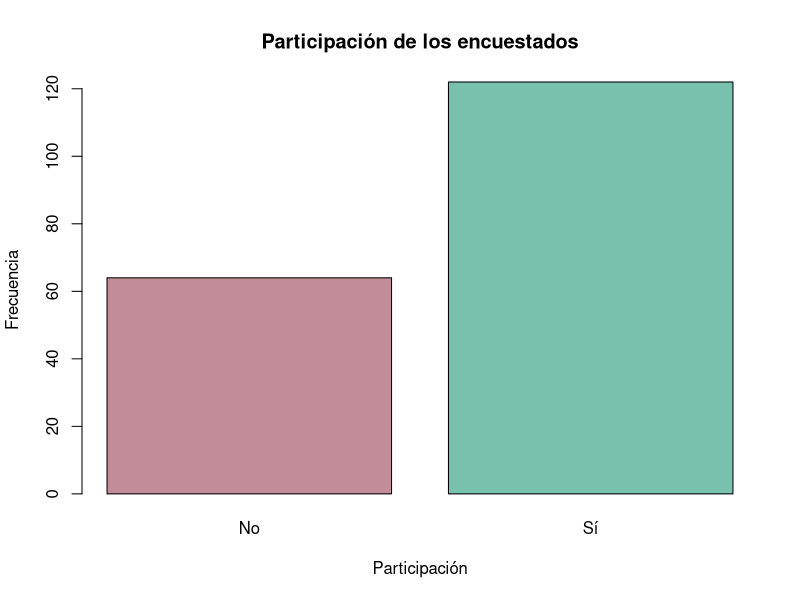
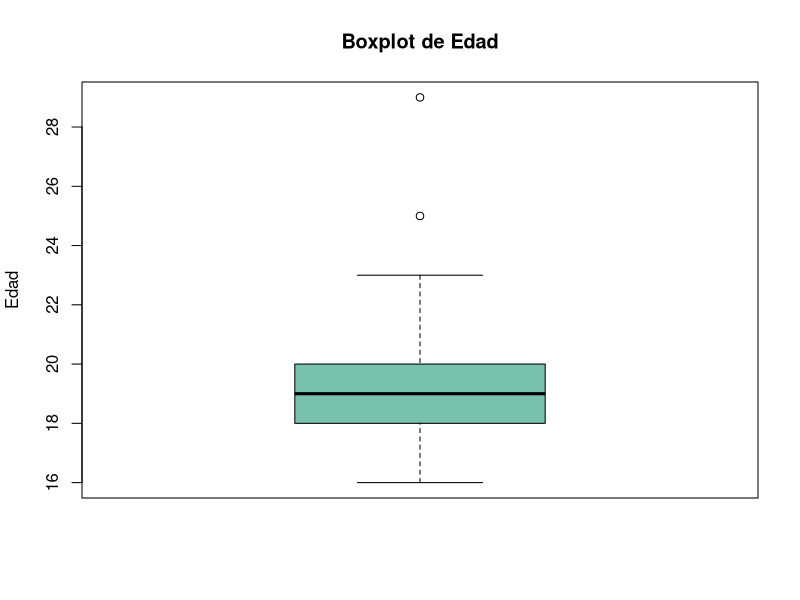
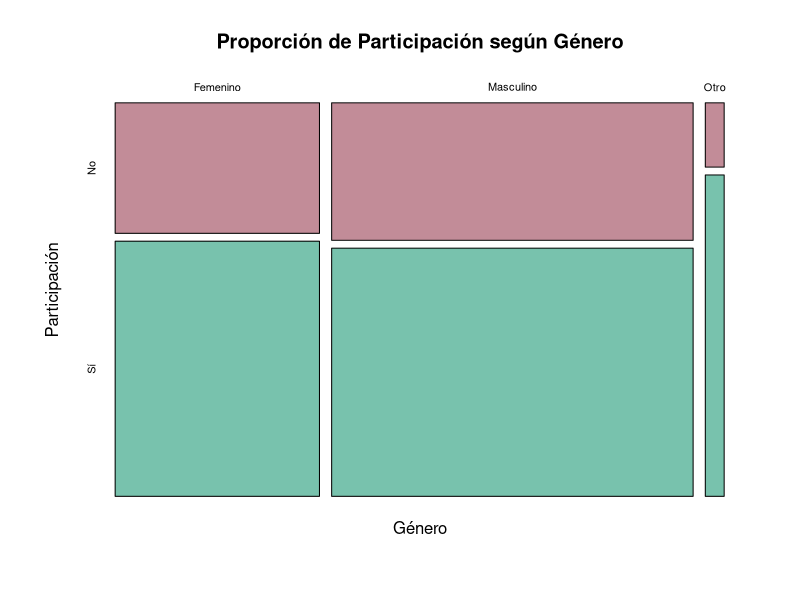
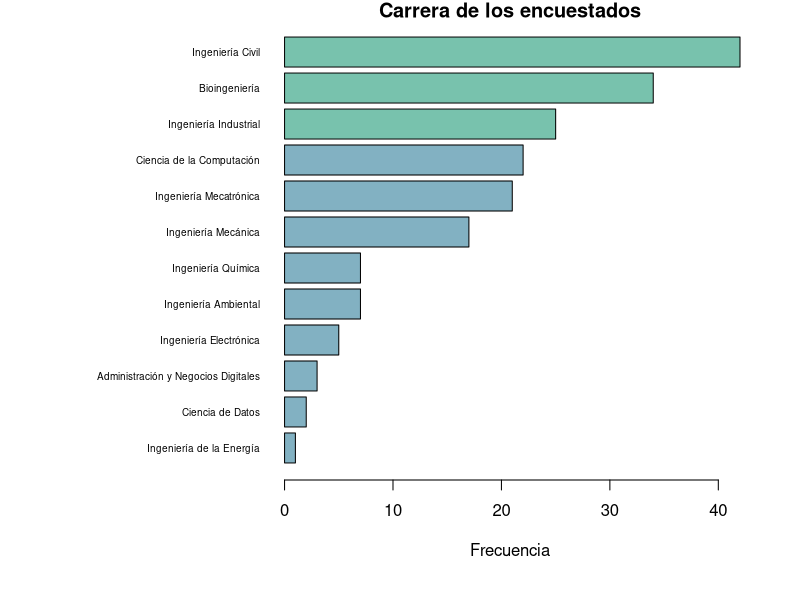
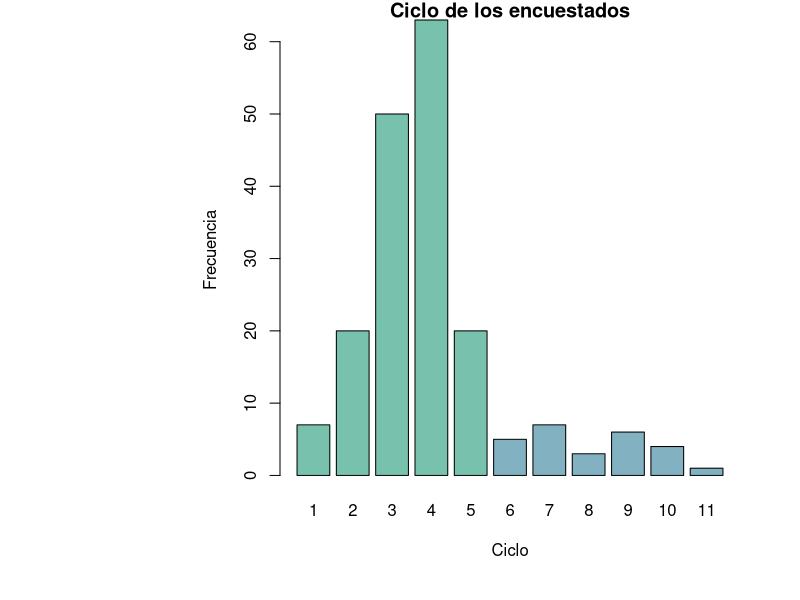
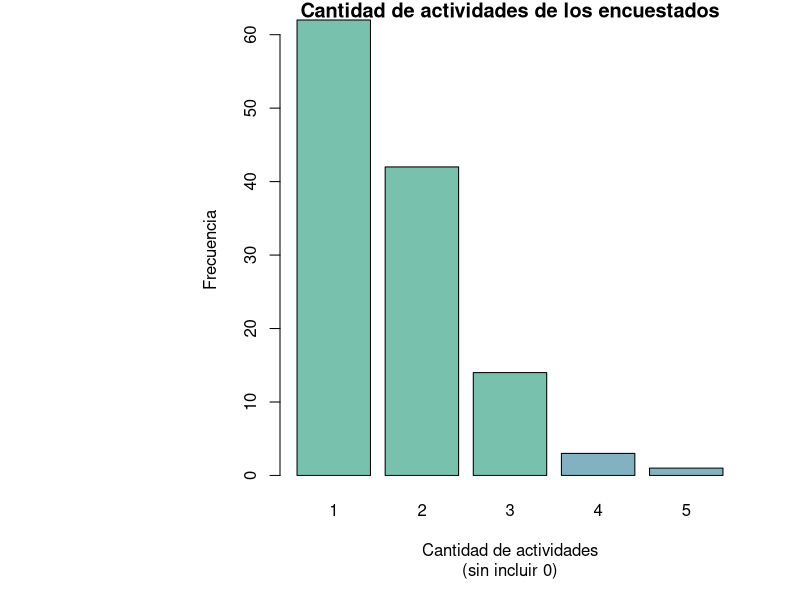
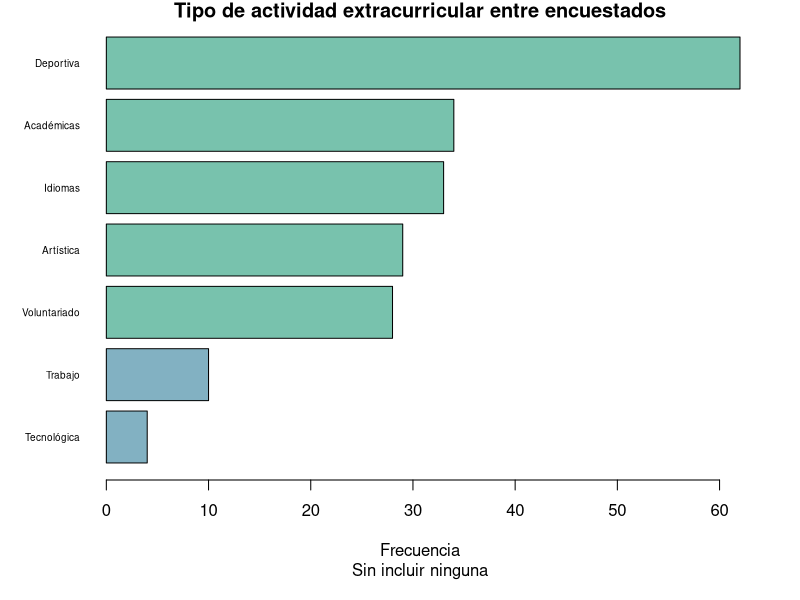
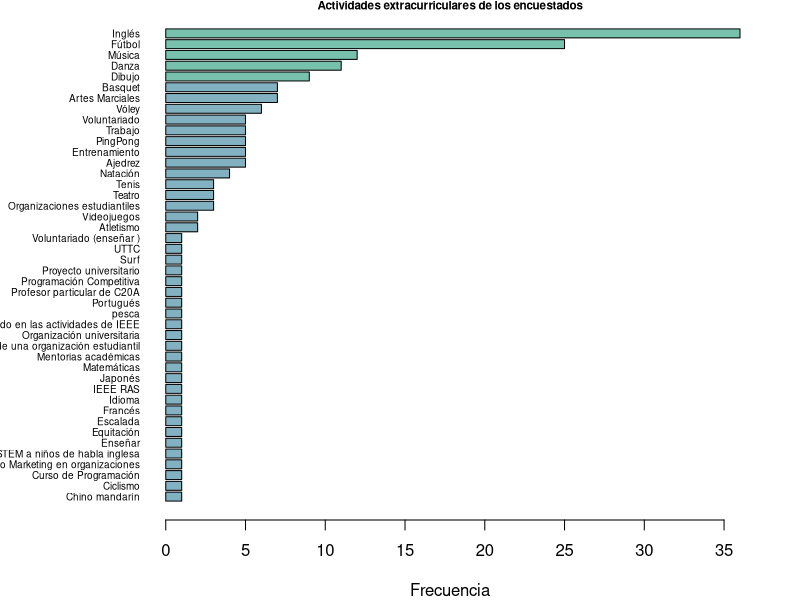

Write R code to recreate these figures, in order.
## ---- chunk 1
  if(!"ggplot2" %in% rownames(installed.packages()))
    install.packages("ggplot2")
  if(!"readr" %in% rownames(installed.packages()))
    install.packages("readr")
  library(readr)
  library(ggplot2)
  
  # Leer archivo
  raw<-read_csv("datos.csv")
  raw
## ---- chunk 2

# Eliminar columna de fecha y correo
data<-raw[,3:21]           
  
# Cambiar nombre de las variables
  
names(data)<-c("Edad","Genero","Carrera","Ciclo","Participacion","Cantidad","Tipo","Actividades","Horas_Actividades","Satisfaccion","Horas_Estudios","Orden_de_merito","Reprobado","Relación_rendimiento","Nivel_habilidades","Relacion_habilidades","Amistades","Test_Social","Test_Liderazgo")
  
# Cambiar tipo de variable
  
data$Ciclo<-as.character(data$Ciclo)
data$"Test_Social"<-as.numeric(data$"Test_Social")
data$"Test_Liderazgo"<-as.numeric(data$"Test_Liderazgo")

## ---- chunk 3
  data
## ---- chunk 4

separar<-function(vector){
  nuevo<-c()
  cont<-1
  for (i in 1:length(vector)){
    dato<-vector[i]
    subdato<-unlist(strsplit(dato,", "))
    for (j in 1:length(subdato)){
      nuevo[cont]<-subdato[j]
      cont<-cont+1
      }
  }
  
  return(nuevo)
    
  }

coincidencia<-function(vector,palabra){
  vector<-separar(vector)
  suma<-sum(vector==palabra)
  return(as.logical(suma))
}

## ---- chunk 5

coma<-function(palabra){
    
    palabra<-unlist(strsplit(palabra,""))
    tam<-length(palabra)
    
    for (i in 1:tam){
      if (palabra[i]==","){
        if (i==tam){
          palabra[i]<-""
        }
        if (i!=tam & palabra[i+1]!=" "){
          palabra[i]<-paste(palabra[i]," ",sep="")
        }
        
      }
      
      else if (palabra[i]=="y" & i!=tam){
        if (palabra[i-1]==" " & palabra[i+1]==" "){
          palabra[i]<-","
          palabra[i-1]<-""
        }
        
      }
      
      else if (palabra[i]=="/"){
        palabra[i]<-", "
      }
    }
    
    palabran <- palabra[1]
    
    for (k in 2:tam){
      palabran<-paste(palabran,palabra[k],sep="")
    }
    return(palabran)
  }
  

filtros_1<-function(palabra){
    if (palabra=="Ninguno")
      palabra<-"Ninguna"
    else if (palabra=="Juegos" | palabra=="Robótica" | palabra=="Esports" | palabra =="videojuegos")
      palabra<-"Tecnológica"
    else if (palabra=="Gimnasio")
      palabra<-"Deportiva"
    return (palabra)
  }
  

filtros_2<-function(palabra){
    gsub(" ","",palabra)
    if (palabra=="Ninguno")
      palabra<-"Ninguna"
    else if (palabra=="Basquetball")
      palabra<-"Basquet"
    else if (palabra=="Esports" | palabra=="Robótica" | palabra=="Esports" | palabra =="videojuegos")
      palabra<-"Videojuegos"
    else if (palabra=="DiseñooMarketingenorganizaciones" | palabra=="Miembrodeunaorganizaciónestudiantil" | palabra=="Organizaciónuniversitaria" | palabra=="participandoenlasactividadesdeIEEE"| palabra=="Club"| palabra=="IEEERAS" )
      palabra<-"Organizaciones estudiantiles"
    else if (palabra=="Voluntariado(enseñar)" | palabra=="voluntariado"| palabra=="Volountariado")
      palabra<-"Voluntariado"
    else if (palabra=="karate")
      palabra<-"Artes Marciales"
    else if (palabra=="Bici")
      palabra<-"Ciclismo"
    else if (palabra=="Gym"| palabra=="gimnasio" | palabra=="Ejercicios" | palabra=="Calistenia"| palabra=="Gimnasio")
      palabra<-"Entrenamiento"
    else if (palabra=="EnseñandocursosSTEManiñosdehablainglesa" | palabra=="Mentoriasacadémicas"|palabra=="ProfesorparticulardeC20A")
      palabra<-"Enseñar"
    else if (palabra=="Ingles")
      palabra<-"Inglés"
    else if (palabra=="Mesero"| palabra=="emprendimiento" )
      palabra<-"Trabajo"
    else if (palabra=="ProgramaciónCompetitiva" | palabra=="CursodeProgramación")
      palabra<-"Programación"
    return (palabra)
  }
  
redefinir_1<-function(vector){
    nuevo<-vector
    
    for (i in 1:length(vector)){
      dato<-vector[i]
      dato<-coma(dato) 
      
      subdato<-unlist(strsplit(dato,", "))
      for (j in 1:length(subdato)){
        subdato[j]<-filtros_1(subdato[j])
      }
      
      if (length(subdato)>1){
        subdato<-subdato[subdato!="Ninguna"]
      }
      
      dato<-subdato[1]
      if (length(subdato)>1){
        for (j in 2:length(subdato)){
          dato<-paste(dato,subdato[j],sep=", ")
        }
      }
      nuevo[i]<-dato
      
      
    }
    
    return (nuevo)
  }
  
redefinir_2<-function(vector){
    nuevo<-vector
    
    for (i in 1:length(vector)){
      dato<-vector[i]
      dato<-coma(dato)
      subdato<-unlist(strsplit(dato,", "))
      for (j in 1:length(subdato)){
        subdato[j]<-filtros_2(subdato[j])
      }
      
      if (length(subdato)>1){
        subdato<-subdato[subdato!="Ninguna"]
      }
      dato<-subdato[1]
      if (length(subdato)>1){
        for (j in 2:length(subdato)){
          dato<-paste(dato,subdato[j],sep=", ")
        }
      }
      nuevo[i]<-dato
      
    }
    
    return (nuevo)
  }

  


data$"Tipo"<-redefinir_1(data$"Tipo")
data$"Actividades"<-redefinir_2(data$"Actividades")
## ---- chunk 6
DF<-data[rowSums(is.na(data))==0,]

DF$Participacion[DF$Cantidad>0 & DF$`Horas_Actividades`>0 & DF$Actividades!="Ninguna" & DF$Tipo!="Ninguna"]<-"Sí"
DF$Participacion[DF$Cantidad==0 & DF$`Horas_Actividades`==0 & DF$Actividades=="Ninguna" & DF$Tipo=="Ninguna"]<-"No"

DF$Actividades[158] <- "Proyecto Universitario"
DF$Actividades[148] <- "Idioma"



DF<-DF[!(DF$Participacion=="No" & DF$Cantidad>0),]
DF<-DF[!(DF$Participacion=="No" & DF$`Horas_Actividades`>0),]
DF<-DF[!(DF$Participacion=="No" & DF$Actividades!="Ninguna"),]
DF<-DF[!(DF$Participacion=="No" & DF$Tipo!="Ninguna"),]
DF<-DF[!(DF$Participacion=="Sí" & DF$Cantidad==0),]

DF<-DF[!(DF$"Test_Social"==0 & DF$"Test_Liderazgo"==0),]
DF<-DF[!(DF$"Test_Social">10 | DF$"Test_Liderazgo">10),]


## ---- chunk 7
print(paste("Variables:",ncol(raw)))
print(paste("Observaciones:",nrow(raw)))
## ---- chunk 8
print(paste("Variables:",ncol(DF)))
print(paste("Observaciones:",nrow(DF)))
## ---- chunk 9
paleta<-c("#82B1C2","#C28C98","#78C2AD","#C29565","#6EC27B","#9D8CC2","#C2BD6E")
tabla<-(table(DF$Participacion))

barplot(tabla,xlab="Participación",ylab="Frecuencia",col=paleta[c(2,3)])
title("Participación de los encuestados")

print(paste("Si participan:",tabla[2],"/",round(100*tabla[2]/sum(tabla),2),"%"))
print(paste("No participan:",tabla[1],"/",round(100*tabla[1]/sum(tabla),2),"%"))
## ---- chunk 10
print(paste("Desviación estándar:",round(sd(DF$Edad),2)))
## ---- chunk 11
boxplot(DF$Edad,ylab="Edad",col=paleta[3])
title("Boxplot de Edad")

print(paste("Datos átipicos:",sum(boxplot.stats(DF$Edad)$out > boxplot.stats(DF$Edad)$stats[5])))

paste("Dato máximo:",max(DF$Edad))
## ---- chunk 12
print(paste("Media:",round(mean(DF$Edad),2)))
print(paste("Mediana:",median(DF$Edad)))
## ---- chunk 13
tabla<-table(DF$Genero,DF$Participacion)

plot(tabla,main="Proporción de Participación según Género",xlab="Género",ylab="Participación",col=paleta[c(2,3)])
## ---- chunk 14
tabla<-(table(DF$Genero[DF$Participacion=="Sí"]))


print(paste("Femenino:",tabla[1],"/",round(100*tabla[1]/sum(tabla),2),"%"))
print(paste("Masculino:",tabla[2],"/",round(100*tabla[2]/sum(tabla),2),"%"))
print(paste("Otro:",tabla[3],"/",round(100*tabla[3]/sum(tabla),2),"%"))

## ---- chunk 15
tabla<-(table(DF$Genero[DF$Participacion=="No"]))


print(paste("Femenino:",tabla[1],"/",round(100*tabla[1]/sum(tabla),2),"%"))
print(paste("Masculino:",tabla[2],"/",round(100*tabla[2]/sum(tabla),2),"%"))
print(paste("Otro:",tabla[3],"/",round(100*tabla[3]/sum(tabla),2),"%"))

## ---- chunk 16
tabla<-(table(DF$Carrera))
par(mar=c(6,14,1,3))
barplot(tabla[order(tabla)],las=1,horiz=TRUE,cex.names=0.6,xlab="Frecuencia",col=paleta[c(1,1,1,1,1,1,1,1,1,3,3,3)])
title("Carrera de los encuestados")

## ---- chunk 17
tabla<-(table(DF$Carrera))


print(paste(names(tabla)[6],":",tabla[6],"/",round(100*tabla[6]/sum(tabla),2),"%"))
print(paste(names(tabla)[2],":",tabla[2],"/",round(100*tabla[2]/sum(tabla),2),"%"))
print(paste(names(tabla)[9],":",tabla[9],"/",round(100*tabla[9]/sum(tabla),2),"%"))


print(paste("Suma:",round(100*tabla[6]/sum(tabla)+100*tabla[2]/sum(tabla)+100*tabla[9]/sum(tabla),2),"%"))
## ---- chunk 18
tabla<-(table(as.numeric(DF$Ciclo)))
barplot(tabla,xlab="Ciclo",ylab="Frecuencia",col=paleta[c(3,3,3,3,3,1,1,1,1,1,1)])
title("Ciclo de los encuestados")

## ---- chunk 19

print(paste("Cuarto ciclo:",tabla[4],"/",round(100*tabla[4]/sum(tabla),2),"%"))

print(paste("Tercer ciclo:",tabla[3],"/",round(100*tabla[3]/sum(tabla),2),"%"))


print(paste("Suma:",round(100*tabla[3]/sum(tabla)+100*tabla[4]/sum(tabla),2),"%"))
## ---- chunk 20

print(paste("Suma:",round(100*(sum(tabla[1:5]))/sum(tabla),2),"%"))
## ---- chunk 21
tabla<-(table(DF$Cantidad[DF$Participacion=="Sí"]))

barplot(tabla,xlab="Cantidad de actividades",ylab="Frecuencia",col=paleta[c(3,3,3,1,1)])
title("Cantidad de actividades de los encuestados",sub="(sin incluir 0)")
print(paste("Promedio:",round(mean(DF$Cantidad[DF$Participacion=="Sí"]),2)))
print(paste("Mediana:",round(median(DF$Cantidad[DF$Participacion=="Sí"]),2)))
print(paste("Moda:",names(which.max(table(DF$Cantidad[DF$Participacion=="Sí"])))))

print(paste("Desviación estandar:",round(sd(DF$Cantidad[DF$Participacion=="Sí"]),2)))
## ---- chunk 22

par(mar=c(6,5,1,3))
tabla<-table(separar(DF$Tipo[DF$Participacion=="Sí"]))
barplot(tabla[order(tabla)],las=1,horiz=TRUE,cex.names=0.6,xlab="Frecuencia",col=paleta[c(1,1,3,3,3,3,3)])
title("Tipo de actividad extracurricular entre encuestados",sub="Sin incluir ninguna")

print(paste("Moda -> Deportiva:",round(100*tabla[3]/nrow(DF),2),"% /",round(100*tabla[3]/length(DF$Participacion[DF$Participacion=="Sí"]),2),"%"))
tipos<-c("Deportiva","Idiomas","Académicas","Artística","Voluntariado")
## ---- chunk 23
par(mar=c(4,8,0.5,3))
tabla<-table(separar(DF$Actividades[DF$Actividades!="Ninguna"]))
barplot(tabla[order(tabla)],las=1,horiz=TRUE,cex.names=0.6,xlab="Frecuencia",col=paleta[c(1,1,1,1,1,1,1,1,1,1,1,1,1,1,1,1,1,1,1,1,1,1,1,1,1,1,1,1,1,1,1,1,1,1,1,1,1,1,1,3,3,3,3,3)])
title("Actividades extracurriculares de los encuestados",sub="Incluyendo ninguna",cex.main=0.7,cex.sub=0.3)


print(paste("Moda -> Inglés:",round(100*tabla[17]/nrow(DF),2),"% /",round(100*tabla[17]/length(DF$Participacion[DF$Participacion=="Sí"]),2),"%"))

actividades<-c("Inglés","Fútbol","Música","Danza","Dibujo")
## ---- chunk 24

tabla<-table(DF$Participacion,DF$Orden_de_merito)
tabla1<-tabla[,c(1,2,6,7,4,5,3)]
plot(tabla1,main="Orden de mérito según Participación",las=1,col=paleta[c(1,3,5,7,4,2,6)])


## ---- chunk 25


plot(DF$`Horas_Estudios`,DF$`Horas_Actividades`,xlab="Horas de Estudio",ylab="Horas de Actividades",col=paleta[5])
abline(lm(DF$`Horas_Actividades`~DF$`Horas_Estudios`), col = paleta[2], lwd = 3)
title("Horas de estudio vs Horas a actividades extracurriculares")

print(paste("Correlación:",round(cor(DF$Horas_Actividades,DF$`Horas_Estudios`),2)))
## ---- chunk 26

boxplot(DF$Horas_Estudios[DF$Cantidad<3]~DF$Cantidad[DF$Cantidad<3],xlab="Cantidad de actividades",ylab="Horas de Estudio",col=paleta[c(2,3,1)])
title("Horas de estudio vs Cantidad de actividades extracurriculares")


print(paste("Mediana de 0 actividad/es:",round(median(DF$Horas_Estudios[DF$Cantidad==0]),2)))
print(paste("Mediana de 1 actividad/es:",round(median(DF$Horas_Estudios[DF$Cantidad==1]),2)))
print(paste("Mediana de 2 actividad/es:",round(median(DF$Horas_Estudios[DF$Cantidad==2]),2)))
## ---- chunk 27


tabla<-table(DF$Participacion,DF$Reprobado)

plot(tabla,main="Relación entre la participación y haber reprobado un curso",xlab="Participación en una Actividad",ylab="Reprobado un curso",las=1,col=paleta[c(3,2)])

## ---- chunk 28
casos<-(DF$Reprobado[DF$Participacion=="Sí"])
print(paste("No Reprobado:",round(100*length(casos[casos=="No"])/length(casos),2),"%"))
print(paste("Reprobado:",round(100*length(casos[casos=="Sí"])/length(casos),2),"%"))
## ---- chunk 29
casos<-(DF$Reprobado[DF$Participacion=="No"])
print(paste("No Reprobado:",round(100*length(casos[casos=="No"])/length(casos),2),"%"))
print(paste("Reprobado:",round(100*length(casos[casos=="Sí"])/length(casos),2),"%"))
## ---- chunk 30
coin1=unlist(lapply(DF$Tipo,FUN=coincidencia,palabra=tipos[1]))
tabla1=table(DF$Reprobado[coin1])
coin2=unlist(lapply(DF$Tipo,FUN=coincidencia,palabra=tipos[2]))
tabla2=table(DF$Reprobado[coin2])
coin3=unlist(lapply(DF$Tipo,FUN=coincidencia,palabra=tipos[3]))
tabla3=table(DF$Reprobado[coin3])
coin4=unlist(lapply(DF$Tipo,FUN=coincidencia,palabra=tipos[4]))
tabla4=table(DF$Reprobado[coin4])
coin5=unlist(lapply(DF$Tipo,FUN=coincidencia,palabra=tipos[5]))
tabla5=table(DF$Reprobado[coin5])

datos<-data.frame(
  "Tipo"=tipos,
  "Reprobados"=c(round(100*tabla1[2]/(tabla1[2]+tabla1[1]),2),round(100*tabla2[2]/(tabla2[2]+tabla2[1]),2),round(100*tabla3[2]/(tabla3[2]+tabla3[1]),2),round(100*tabla4[2]/(tabla4[2]+tabla4[1]),2),round(100*tabla5[2]/(tabla5[2]+tabla5[1]),2)),
  "Horas de estudio"=c(round(mean(DF$Horas_Estudios[coin1]),2),round(mean(DF$Horas_Estudios[coin2]),2),round(mean(DF$Horas_Estudios[coin3]),2),round(mean(DF$Horas_Estudios[coin4]),2),round(mean(DF$Horas_Estudios[coin5]),2))
)

print(datos)

## ---- chunk 31
coin1=unlist(lapply(DF$Actividades,FUN=coincidencia,palabra=actividades[1]))
tabla1=table(DF$Reprobado[coin1])
coin2=unlist(lapply(DF$Actividades,FUN=coincidencia,palabra=actividades[2]))
tabla2=table(DF$Reprobado[coin2])
coin3=unlist(lapply(DF$Actividades,FUN=coincidencia,palabra=actividades[3]))
tabla3=table(DF$Reprobado[coin3])
coin4=unlist(lapply(DF$Actividades,FUN=coincidencia,palabra=actividades[4]))
tabla4=table(DF$Reprobado[coin4])
coin5=unlist(lapply(DF$Actividades,FUN=coincidencia,palabra=actividades[5]))
tabla5=table(DF$Reprobado[coin5])

datos<-data.frame(
  "Actividades"=actividades,
  "Reprobados"=c(round(100*tabla1[2]/(tabla1[2]+tabla1[1]),2),round(100*tabla2[2]/(tabla2[2]+tabla2[1]),2),round(100*tabla3[2]/(tabla3[2]+tabla3[1]),2),round(100*tabla4[2]/(tabla4[2]+tabla4[1]),2),round(100*tabla5[2]/(tabla5[2]+tabla5[1]),2)),
  "Horas de estudio"=c(round(mean(DF$Horas_Estudios[coin1]),2),round(mean(DF$Horas_Estudios[coin2]),2),round(mean(DF$Horas_Estudios[coin3]),2),round(mean(DF$Horas_Estudios[coin4]),2),round(mean(DF$Horas_Estudios[coin5]),2))
)

print(datos)

## ---- chunk 32

DF2<-DF

DF2$Nivel_habilidades<-factor(DF2$Nivel_habilidades,levels = c("Alto","Medianamente Alto","Regular","Medianamente Bajo","Bajo"))

ggplot(DF2, aes(x = Participacion, fill = Nivel_habilidades)) +
  geom_bar(position="fill")+
  scale_fill_manual(values=paleta[c(1,3,7,4,2)]) +
  theme(axis.text.x = element_text(angle = 0, hjust = 0.5, vjust = 0.5),panel.background = element_blank())+
  ggtitle ("Distribución de de habilidad social por participacion")+
  labs(x="Participan en una Actividad",y="Frecuencia",fill="Nivel de habilidad social")
## ---- chunk 33
boxplot(DF$Amistades[DF$Participacion=="Sí" & DF$Cantidad <4]~DF$Cantidad[DF$Participacion=="Sí"& DF$Cantidad <4],xlab="Cantidad de actividades",ylab="Amistades/Contactos",col=paleta[c(3,1,6)])
title("Cantidad de amistades/contactos en cantidad de actividades")
## ---- chunk 34

boxplot(DF$Test_Social~DF$Participacion,xlab="Participación",ylab="Puntaje",col=paleta[c(2,3)])
title("Relación entre Test social y participación en actividades")

boxplot(DF$Test_Liderazgo~DF$Participacion,xlab="Participación",ylab="Puntaje",col=paleta[c(4,1)])
title("Relación entre Test de liderazgo y participación en actividades")
## ---- chunk 35

print(paste("Media del Test Social:",round(mean(DF$Test_Social[DF$Participacion=="Sí"]),2)))
print(paste("Media del Test de Liderazgo:",round(mean(DF$Test_Liderazgo[DF$Participacion=="Sí"]),2)))
## ---- chunk 36

print(paste("Media del Test Social:",round(mean(DF$Test_Social[DF$Participacion=="No"]),2)))
print(paste("Media del Test de Liderazgo:",round(mean(DF$Test_Liderazgo[DF$Participacion=="No"]),2)))
## ---- chunk 37
coin1=unlist(lapply(DF$Tipo,FUN=coincidencia,palabra=tipos[1]))
coin2=unlist(lapply(DF$Tipo,FUN=coincidencia,palabra=tipos[2]))
coin3=unlist(lapply(DF$Tipo,FUN=coincidencia,palabra=tipos[3]))
coin4=unlist(lapply(DF$Tipo,FUN=coincidencia,palabra=tipos[4]))
coin5=unlist(lapply(DF$Tipo,FUN=coincidencia,palabra=tipos[5]))

datos<-data.frame(
  "Tipo"=tipos,
  "Mediana Amistades"=c(round(median(DF$Amistades[coin1]),2),round(median(DF$Amistades[coin2]),2),round(median(DF$Amistades[coin3]),2),round(median(DF$Amistades[coin4]),2),round(median(DF$Amistades[coin5]),2)),
  "Media Test Social"=c(round(mean(DF$Test_Social[coin1]),2),round(mean(DF$Test_Social[coin2]),2),round(mean(DF$Test_Social[coin3]),2),round(mean(DF$Test_Social[coin4]),2),round(mean(DF$Test_Social[coin5]),2)),
  "Media Test de Liderazgo"=c(round(mean(DF$Test_Liderazgo[coin1]),2),round(mean(DF$Test_Liderazgo[coin2]),2),round(mean(DF$Test_Liderazgo[coin3]),2),round(mean(DF$Test_Liderazgo[coin4]),2),round(mean(DF$Test_Liderazgo[coin5]),2))
)

print(datos)

## ---- chunk 38
coin1=unlist(lapply(DF$Actividades,FUN=coincidencia,palabra=actividades[1]))
coin2=unlist(lapply(DF$Actividades,FUN=coincidencia,palabra=actividades[2]))
coin3=unlist(lapply(DF$Actividades,FUN=coincidencia,palabra=actividades[3]))
coin4=unlist(lapply(DF$Actividades,FUN=coincidencia,palabra=actividades[4]))
coin5=unlist(lapply(DF$Actividades,FUN=coincidencia,palabra=actividades[5]))

datos<-data.frame(
  "Actividad"=actividades,
  "Mediana Amistades"=c(round(median(DF$Amistades[coin1]),2),round(median(DF$Amistades[coin2]),2),round(median(DF$Amistades[coin3]),2),round(median(DF$Amistades[coin4]),2),round(median(DF$Amistades[coin5]),2)),
  "Media Test Social"=c(round(mean(DF$Test_Social[coin1]),2),round(mean(DF$Test_Social[coin2]),2),round(mean(DF$Test_Social[coin3]),2),round(mean(DF$Test_Social[coin4]),2),round(mean(DF$Test_Social[coin5]),2)),
  "Media Test de Liderazgo"=c(round(mean(DF$Test_Liderazgo[coin1]),2),round(mean(DF$Test_Liderazgo[coin2]),2),round(mean(DF$Test_Liderazgo[coin3]),2),round(mean(DF$Test_Liderazgo[coin4]),2),round(mean(DF$Test_Liderazgo[coin5]),2))
)

print(datos)

